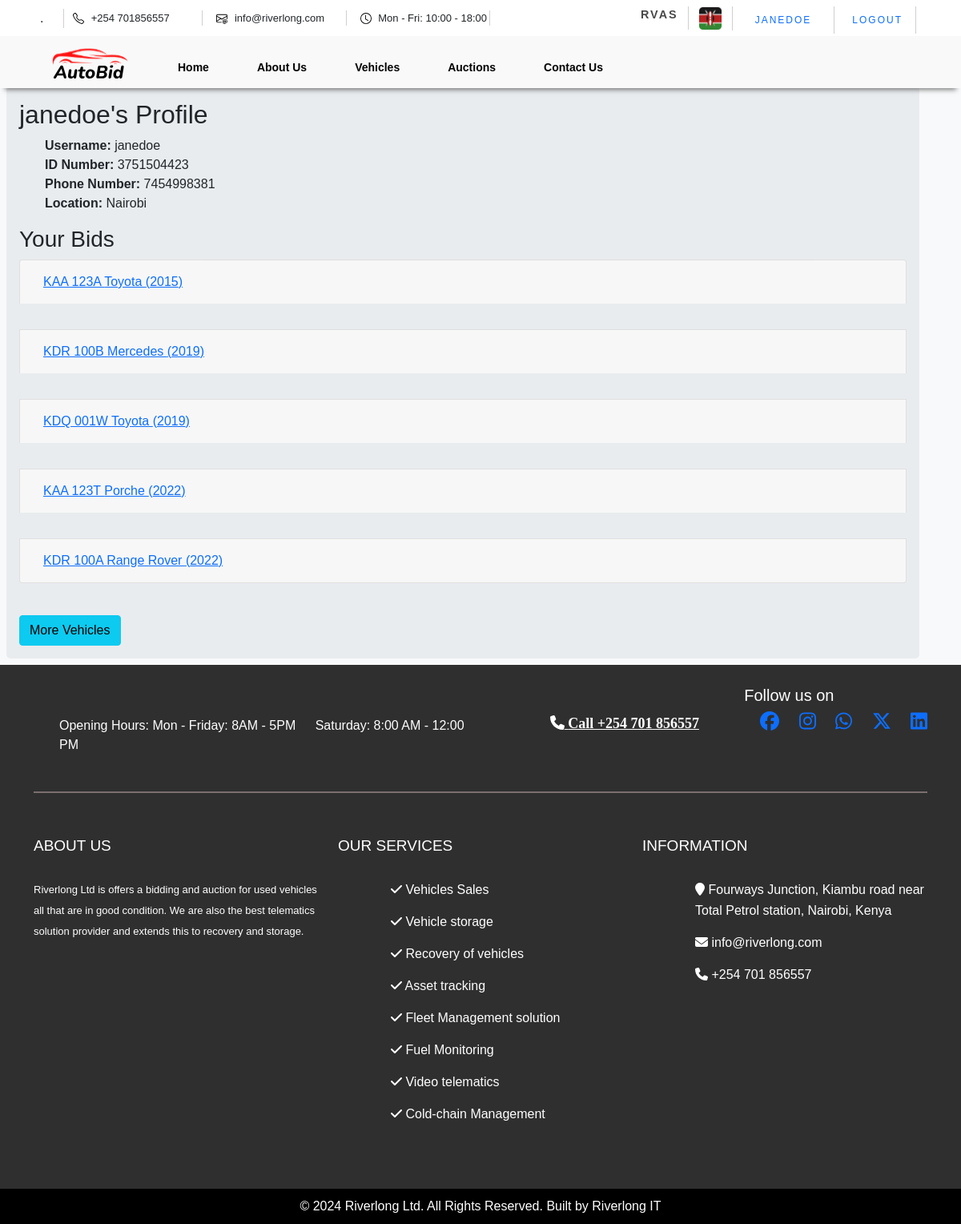
The page /profile/ (signed in) on the database as committed earlier.
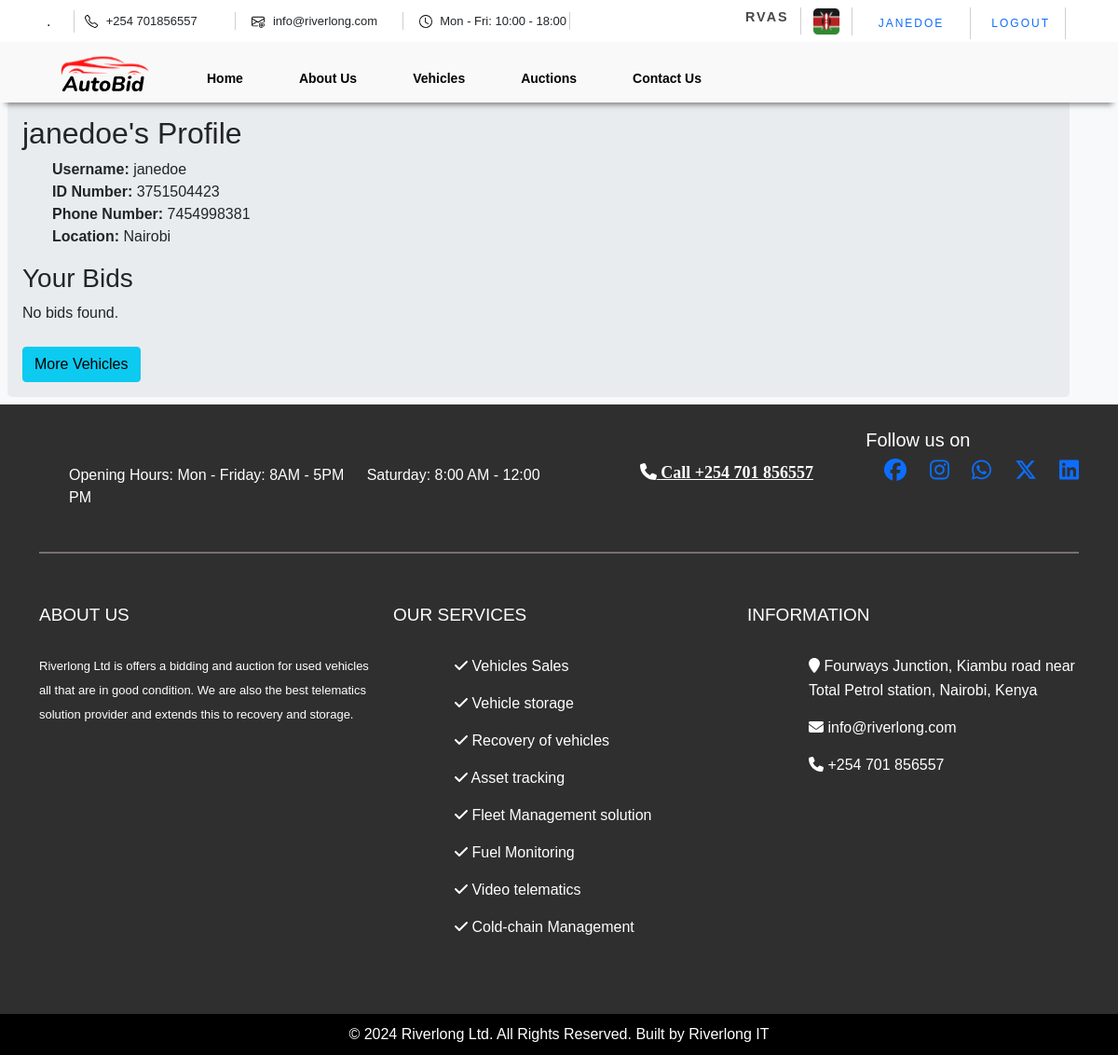
The same page on the database as committed later.
### vehicles/models.py (models this page shows, shortened)
class Vehicle(models.Model):
    BID_STATUS_CHOICES = [
        ('idle', 'idle'),
        ('available', 'available'),
        ('on_auction', 'on_auction'),
        ('on_bid', 'on_bid'),
        ('sold', 'sold'),
    ]
    TRANSMISSION_CHOICES=[
        ('Automatic','Automatic'),
        ('Manual','Manual'),
    ]
    v_id = models.UUIDField(default=uuid.uuid4, editable=False, unique=True)
    registration_no = models.CharField(max_length=255,unique=True)
    make = models.ForeignKey(VehicleMake, on_delete=models.CASCADE)
    model = models.ForeignKey(VehicleModel, on_delete=models.CASCADE)
    YOM = models.ForeignKey(ManufactureYear, on_delete=models.CASCADE)
    mileage = models.IntegerField(null=True, blank=True)
    created_at = models.DateTimeField(auto_now_add=True)
    updated_at = models.DateTimeField(auto_now=True)
    engine_cc = models.IntegerField()
    transmission = models.CharField(max_length=255, choices=TRANSMISSION_CHOICES,blank=True)
    body_type = models.ForeignKey(VehicleBody, on_delete=models.CASCADE)
    fuel_type = models.ForeignKey(FuelType, on_delete=models.CASCADE)
    status = models.CharField(max_length=10, choices=BID_STATUS_CHOICES, default='idle')
    reserve_price = models.IntegerField()
    description = models.TextField(blank=True)
    file = models.FileField(upload_to='images/',default='images/default-vehicle.png',blank=True)
    views = models.IntegerField(default=0)

class VehicleMake(models.Model):
    name = models.CharField(max_length=255)
    class Meta:
        verbose_name_plural = "Makes"
    def __str__(self):
            return self.name

class ManufactureYear(models.Model):
    year = models.IntegerField()
    class Meta:
        verbose_name_plural = "Years of Manufacture"
    def __str__(self):
            return str(self.year)

### users/views.py (the view)
# urls.py: path('profile/', user_views.profile_page, name='profile'),
@login_required
def profile_page(request):
    profile = Profile.objects.get(user=request.user)
    user_bids = Bidding.objects.filter(user=request.user).select_related('vehicle')
    context = {
        'user_bids':user_bids,
        'profile': profile
    }
    return render(request, 'users/profile.html', context)

### users/models.py (called while the page is built)
    def __str__(self):
        return self.city

### users/templates/users/profile.html (shortened to what this page needs)
{% extends 'vehicles/base.html' %}
{% block content %}
<div class="container jumbotron p-3 m-2">
    <h2>{{ profile.user.username }}'s Profile</h2>
    <ul>
        <li><strong>Username:</strong> {{ profile.user.username }}</li>
        <li><strong>ID Number:</strong> {{ profile.id_number }}</li>
        <li><strong>Phone Number:</strong> {{ profile.phone_number }}</li>
        <li><strong>Location:</strong> {{ profile.location }}</li>
    </ul>
    <h3>Your Bids</h3>
    {% if user_bids %}
        {% regroup user_bids by vehicle as vehicle_bids %}
        <div class="accordion" id="bidsAccordion">
            {% for group in vehicle_bids %}
                <div class="card">
                    <div class="card-header" id="heading{{ forloop.counter }}">
                        <h5 class="mb-0">
                            <button class="btn btn-link" type="button" data-toggle="collapse" data-target="#collapse{{ forloop.counter }}" aria-expanded="true" aria-controls="collapse{{ forloop.counter }}">
                                {{ group.grouper.registration_no }} {{ group.grouper.make }} ({{ group.grouper.YOM }})
                            </button>
                        </h5>
                    </div>
                </div>
            {% endfor %}
        </div>
    {% else %}
        <p>No bids found.</p>
    {% endif %}
    <a href="{% url 'vehicles' %}" class="btn btn-info mt-2">More Vehicles</a>
</div>
{% endblock %}

Rows that differ between the two databases and show on the page:
no longer on this page (row edited): Vehicle: grouper.registration_no "KAA 123A", grouper.make "Toyota", grouper.YOM "2015"
no longer on this page (row edited): Vehicle: grouper.registration_no "KDR 100B", grouper.make "Mercedes", grouper.YOM "2019"
no longer on this page (row edited): Vehicle: grouper.registration_no "KDQ 001W", grouper.make "Toyota", grouper.YOM "2019"
no longer on this page (row edited): Vehicle: grouper.registration_no "KAA 123T", grouper.make "Porche", grouper.YOM "2022"
no longer on this page (row edited): Vehicle: grouper.registration_no "KDR 100A", grouper.make "Range Rover", grouper.YOM "2022"
Other text that changed with them:
text now shown: "No bids found."
